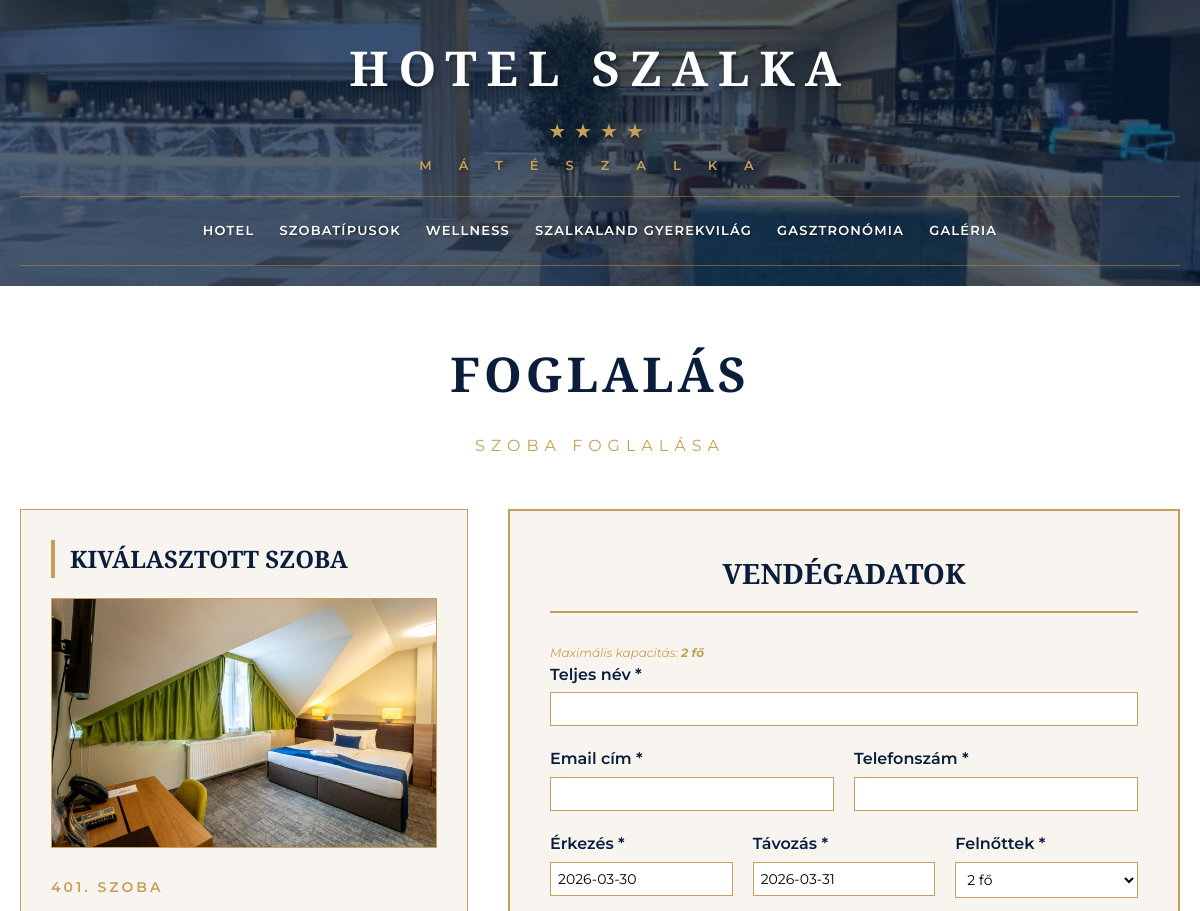
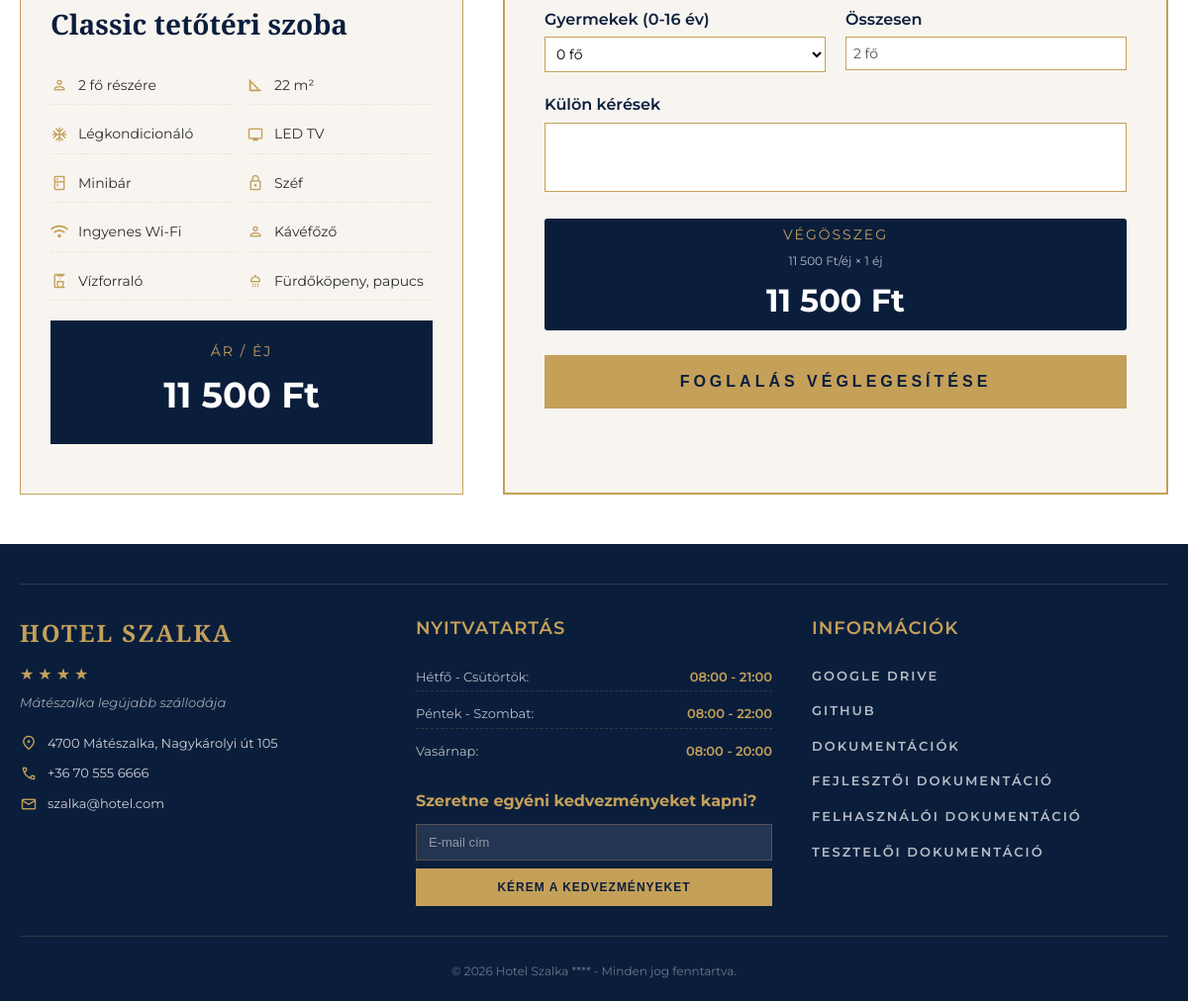
Screenshot of /booking.php?room_id=7 with the database file from the repository (2 pictures, top to bottom).
### tables this page shows
CREATE TABLE `rooms` (
  `id` int(11) NOT NULL,
  `room_type_id` int(11) DEFAULT NULL,
  `room_number` varchar(10) NOT NULL,
  `type` varchar(50) NOT NULL,
  `price` int(11) NOT NULL,
  `description` text DEFAULT NULL,
  `detailed_description` text DEFAULT NULL,
  `image` varchar(255) DEFAULT NULL,
  `status` enum('available','booked') DEFAULT 'available'
);

CREATE TABLE `room_type_features` (
  `id` int(11) NOT NULL,
  `room_type_id` int(11) NOT NULL,
  `feature_name` varchar(100) NOT NULL,
  `feature_icon` varchar(50) DEFAULT NULL
);

### booking.php (the view, shortened to what this page needs)
<?php
require_once 'config.php';
$room_id = isset($_GET['room_id']) ? (int)$_GET['room_id'] : 0;
$check_in = isset($_GET['check_in']) ? $_GET['check_in'] : date('Y-m-d', strtotime('+1 day'));
$check_out = isset($_GET['check_out']) ? $_GET['check_out'] : date('Y-m-d', strtotime('+2 days'));
$adults = isset($_GET['adults']) ? (int)$_GET['adults'] : 2;
$children = isset($_GET['children']) ? (int)$_GET['children'] : 0;
if ($room_id) {
    $stmt = $pdo->prepare("SELECT * FROM rooms WHERE id = ?");
    $stmt->execute([$room_id]);
    $room = $stmt->fetch();
    if (!empty($room['room_type_id'])) {
        $typeStmt = $pdo->prepare("SELECT * FROM room_types WHERE id = ?");
        $typeStmt->execute([$room['room_type_id']]);
        $typeData = $typeStmt->fetch();
        if ($typeData) {
            $room['type_name'] = $typeData['type_name'];
            $room['base_price'] = $typeData['base_price'];
            $room['max_guests'] = $typeData['max_guests'];
            $room['size_sqm'] = $typeData['size_sqm'];
        } else {
            $room['type_name'] = $room['type'];
            $room['base_price'] = $room['price'];
            $room['max_guests'] = 2;
            $room['size_sqm'] = 20;
        }
        $imgStmt = $pdo->prepare("SELECT image_url FROM room_type_images WHERE room_type_id = ? AND is_main = 1 LIMIT 1");
        $imgStmt->execute([$room['room_type_id']]);
        $imgData = $imgStmt->fetch();
        $room['main_image'] = $imgData ? $imgData['image_url'] : null;
        $featuresStmt = $pdo->prepare("SELECT feature_name FROM room_type_features WHERE room_type_id = ? ORDER BY id");
        $featuresStmt->execute([$room['room_type_id']]);
        $room['features'] = $featuresStmt->fetchAll();
        $sameStmt = $pdo->prepare("SELECT id, room_number, status FROM rooms WHERE room_type_id = ? ORDER BY room_number");
        $sameStmt->execute([$room['room_type_id']]);
        $sameTypeRooms = $sameStmt->fetchAll();
    }
}
$is_available = true;
?>
<!DOCTYPE html>
<html lang="hu">
<head>
    <link rel="stylesheet" href="css/style.css">
    <link rel="stylesheet" href="css/booking.css">
</head>
<body>
    <section class="hero-unified" style="min-height: auto;">
        <header class="main-header" style="background: linear-gradient(rgba(10, 30, 60, 0.7), rgba(10, 30, 60, 0.7)), url('img/recepcio2.jpg'); background-size: cover; background-position: center; background-repeat: no-repeat;">
            <div class="container">
                <div class="hotel-name">
                    <h1>HOTEL SZALKA</h1>
                    <div class="stars">★★★★</div>
                    <span class="location" style="color: #c5a059; letter-spacing: 27px;">MÁTÉSZALKA</span>
                </div>
                <div class="nav-wrapper">
                    <nav class="main-nav">
                        <a href="index.php">HOTEL</a>
                        <a href="rooms.php">SZOBATÍPUSOK</a>
                        <a href="wellness.php">WELLNESS</a>
                        <a href="kids.php">SZALKALAND GYEREKVILÁG</a>
                        <a href="gastronomy.php">GASZTRONÓMIA</a>
                        <a href="gallery.php">GALÉRIA</a>
                    </nav>
                </div>
            </div>
        </header>
    </section>
    <div class="booking-container">
        <div class="booking-header">
            <h1>FOGLALÁS</h1>
            <div class="subtitle">SZOBA FOGLALÁSA</div>
        </div>
        <?php if (isset($room) && $room): ?>
            <div class="booking-grid">
                <div class="room-preview">
                    <h2>KIVÁLASZTOTT SZOBA</h2>
                    <img src="<?php echo htmlspecialchars($room['main_image'] ?? 'https://images.unsplash.com/photo-1631049307264-da0ec9d70304'); ?>"
                         alt="<?php echo htmlspecialchars($room['type_name']); ?>"
                         class="preview-image">
                    <div class="preview-details">
                        <?php if (isset($sameTypeRooms) && count($sameTypeRooms) > 1): ?>
                            <div class="room-selector">
                                <label for="room_selector">Válasszon szobaszámot:</label>
                                <select id="room_selector">
                                    <?php foreach ($sameTypeRooms as $roomOption): ?>
                                        <?php
                                        $isAvailable = ($roomOption['status'] == 'available');
                                        $selected = ($roomOption['id'] == $room_id) ? 'selected' : '';
                                        ?>
                                        <option value="<?php echo $roomOption['id']; ?>"
                                                <?php echo $selected; ?>
                                                <?php echo !$isAvailable ? 'disabled' : ''; ?>
                                                style="<?php echo !$isAvailable ? 'color: #999; background: #f0f0f0;' : ''; ?>">
                                            <?php echo $roomOption['room_number']; ?>. szoba
                                            <?php echo !$isAvailable ? ' (nem elérhető)' : ''; ?>
                                        </option>
                                    <?php endforeach; ?>
                                </select>
                                <small>Csak a nem szürkített szobák választhatók</small>
                            </div>
                        <?php else: ?>
                            <span class="preview-room-number"><?php echo $room['room_number']; ?>. SZOBA</span>
                        <?php endif; ?>
                        <h3><?php echo htmlspecialchars($room['type_name']); ?></h3>
                        <?php if (!empty($room['features'])): ?>
                            <ul class="preview-features-grid">
                                <?php
                                foreach($room['features'] as $feature):
                                    $featureName = $feature['feature_name'];
                                    $icon = 'check';
                                    if(strpos($featureName, 'fő') !== false || strpos($featureName, 'fő részére') !== false) $icon = 'person';
                                    elseif(strpos($featureName, 'm²') !== false) $icon = 'square_foot';
                                    elseif(strpos($featureName, 'kilátás') !== false) $icon = 'landscape';
                                    elseif(strpos($featureName, 'Légkondicionáló') !== false) $icon = 'ac_unit';
                                    elseif(strpos($featureName, 'LED TV') !== false) $icon = 'tv';
                                    elseif(strpos($featureName, 'TV') !== false) $icon = 'tv';
                                    elseif(strpos($featureName, 'Minibár') !== false) $icon = 'kitchen';
                                    elseif(strpos($featureName, 'Széf') !== false) $icon = 'lock';
                                    elseif(strpos($featureName, 'Fürdőköpeny') !== false) $icon = 'shower';
                                    elseif(strpos($featureName, 'Jacuzzi') !== false) $icon = 'hot_tub';
                                    elseif(strpos($featureName, 'Erkély') !== false) $icon = 'balcony';
                                    elseif(strpos($featureName, 'Kávéfőző') !== false) $icon = 'coffee_maker';
                                    elseif(strpos($featureName, 'Zuhanyzó') !== false) $icon = 'shower';
                                    elseif(strpos($featureName, 'Hajszárító') !== false) $icon = 'self_care';
                                    elseif(strpos($featureName, 'Telefon') !== false) $icon = 'call';
                                    elseif(strpos($featureName, 'Wi-Fi') !== false || strpos($featureName, 'Wifi') !== false) $icon = 'wifi';
                                    elseif(strpos($featureName, 'papucs') !== false) $icon = 'flip_flop';
                                    elseif(strpos($featureName, 'Vízforraló') !== false) $icon = 'coffee_maker';
                                ?>
                                    <li>
                                        <span class="material-symbols-outlined"><?php echo $icon; ?></span>
                                        <span><?php echo htmlspecialchars($featureName); ?></span>
                                    </li>
                                <?php endforeach; ?>
                            </ul>
                        <?php endif; ?>
                        <div class="preview-price">
                            <div class="price-label">ÁR / ÉJ</div>
                            <div class="price-value"><?php echo number_format($room['base_price'], 0, ',', ' '); ?> Ft</div>
                        </div>
                    </div>
                </div>
                <div class="booking-form">
                    <h2>VENDÉGADATOK</h2>
                    <div class="capacity-info">
                        Maximális kapacitás: <strong><?php echo $room['max_guests']; ?> fő</strong>
                    </div>
                    <form method="POST" id="bookingForm">
                        <div class="form-group">
                            <label>Teljes név *</label>
                            <input type="text" name="guest_name" required value="<?php echo htmlspecialchars($_POST['guest_name'] ?? ''); ?>">
                        </div>
                        <div class="form-row">
                            <div class="form-group">
                                <label>Email cím *</label>
                                <input type="email" name="guest_email" required value="<?php echo htmlspecialchars($_POST['guest_email'] ?? ''); ?>">
                            </div>
                            <div class="form-group">
                                <label>Telefonszám *</label>
                                <input type="tel" name="guest_phone" pattern="[0-9+\-\s]+" oninput="this.value = this.value.replace(/[^0-9]/g, '')" required value="<?php echo htmlspecialchars($_POST['guest_phone'] ?? ''); ?>">
                            </div>
                        </div>
                        <div class="form-row-3">
                            <div class="form-group">
                                <label>Érkezés *</label>
                                <input type="text" name="check_in" id="check_in" required value="<?php echo htmlspecialchars($_POST['check_in'] ?? $check_in); ?>"
                                       readonly onclick="showCalendar('check_in')" style="cursor: pointer;">
                            </div>
                            <div class="form-group">
                                <label>Távozás *</label>
                                <input type="text" name="check_out" id="check_out" required value="<?php echo htmlspecialchars($_POST['check_out'] ?? $check_out); ?>"
                                       readonly onclick="showCalendar('check_out')" style="cursor: pointer;">
                            </div>
                            <div class="form-group">
                                <label>Felnőttek *</label>
                                <select name="adults" id="adults" onchange="updateChildrenOptions()">
                                    <?php for ($i = 1; $i <= $room['max_guests']; $i++): ?>
                                        <option value="<?php echo $i; ?>" <?php echo ($adults == $i) ? 'selected' : ''; ?>>
                                            <?php echo $i; ?> fő
                                        </option>
                                    <?php endfor; ?>
                                </select>
                            </div>
                        </div>
                        <div class="form-row">
                            <div class="form-group">
                                <label>Gyermekek (0-16 év)</label>
                                <select name="children" id="children" onchange="updateAdultsOptions()">
                                    <?php
                                    $max_children = $room['max_guests'] - $adults;
                                    for ($i = 0; $i <= $max_children; $i++):
                                    ?>
                                        <option value="<?php echo $i; ?>" <?php echo ($children == $i) ? 'selected' : ''; ?>>
                                            <?php echo $i; ?> fő
                                        </option>
                                    <?php endfor; ?>
                                </select>
                            </div>
                            <div class="form-group">
                                <label>Összesen</label>
                                <input type="text" id="totalGuests" value="<?php echo $adults + $children; ?> fő" readonly disabled>
                            </div>
                        </div>
                        <div class="form-group">
                            <label>Külön kérések</label>
                            <textarea name="special_requests" rows="3"><?php echo htmlspecialchars($_POST['special_requests'] ?? ''); ?></textarea>
                        </div>
                        <div class="price-summary">
                            <div class="price-label">VÉGÖSSZEG</div>
                            <div class="price-detail" id="priceDetail">
                            </div>
                            <div class="price-value" id="totalPrice">
                            </div>
                        </div>
                        <?php
                        $canBook = ($room['status'] == 'available' && $is_available);
                        ?>
                        <button type="submit" class="btn-book" id="submitBtn" <?php echo !$canBook ? 'disabled' : ''; ?>>
                        </button>
                    </form>
                </div>
            </div>
        <?php endif; ?>
    </div>
    <?php include 'footer.php'; ?>
</body>
</html>

### rows the page displays
rooms: room_number "401", type "Classic tetőtéri szoba", price "11 500"
room_type_features: feature_name "2 fő részére"
room_type_features: feature_name "22 m²"
room_type_features: feature_name "Légkondicionáló"
room_type_features: feature_name "LED TV"
room_type_features: feature_name "Minibár"
room_type_features: feature_name "Széf"
room_type_features: feature_name "Ingyenes Wi-Fi"
room_type_features: feature_name "Kávéfőző"
room_type_features: feature_name "Vízforraló"
room_type_features: feature_name "Fürdőköpeny, papucs"

### other values shown
$room['max_guests'] "2"
form field adults "2 fő"
form field children "0 fő"
